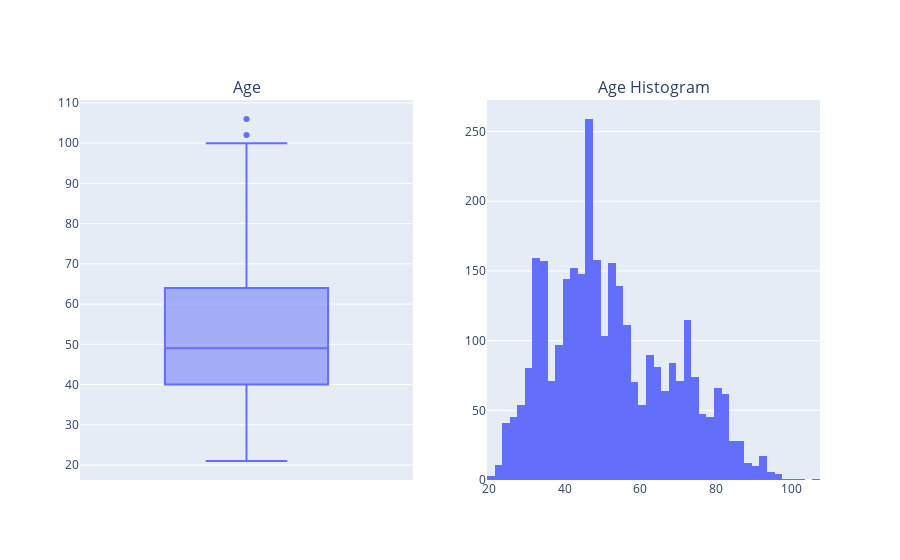

The code cell stored with this chart in its notebook:
### Code cell
current_date =  datetime.date(year_pick, 1, 1)
current_date_range_1 =  datetime.date(year_pick, 1, 1)
current_date_range_2 =  datetime.date(year_pick, 1, 2)
#select dead agents
#df_filter = df.loc[(df['start_action']<current_date_range_2) & (df['start_action']>=current_date_range_1) & (df['Agent_Status']=='Living')]
df_filter1 = df_2.loc[(df_2['Agent_Status']=='Living') & (df_2['start_action']<current_date_range_2)]

dead_agents = df_filter1.loc[(current_date_range_1>=df_filter1['death_date'])]
living_agents = df_filter1.loc[(current_date_range_2 < df_filter1['death_date']) & (current_date_range_1>=df_filter1['birth_date'])]
#statistics for lviing agents
agent_age = (current_date_range_1 - living_agents['birth_date']).dt.days
agent_age = agent_age.apply(lambda x: int(float(x)/365))
agent_age.name='Age'
fig = px.box(agent_age, y="Age",title="Age")
print('')
print('')
print('year: ', str(year_pick))

fig1 = px.histogram(agent_age, x="Age",title="Age Histogram")

print('Average Age of Household: ',int(agent_age.mean()))
print('Number of Households: ',int(agent_age.count()))
print("Number of Agents displaced: 0")
print("Number of Agents who died ",dead_agents['agentID'].count())
print("Life Expectancy Average",round(df['death_age'].mean(),1))
trace1 = fig['data'][0]
trace2 = fig1['data'][0]

fig = make_subplots(rows=1, cols=2, shared_xaxes=False,subplot_titles=['Age','Age Histogram'])
fig.add_trace(trace1, row=1, col=1)
fig.add_trace(trace2, row=1, col=2)

### Figure 1 — Plotly figure (JSON) as saved in the notebook; plotly's stock layout.template omitted (floating-point values rounded to 4 significant figures; data arrays with more than 128 entries replaced by an {"elided": "..."} marker saying what was removed)
{"data": [{"alignmentgroup": "True", "hovertemplate": "Age=%{y}<extra></extra>", "legendgroup": "", "marker": {"color": "#636efa"}, "name": "", "notched": false, "offsetgroup": "", "orientation": "v", "showlegend": false, "type": "box", "x0": " ", "xaxis": "x", "y": {"elided": "3120 int values"}, "y0": " ", "yaxis": "y"}, {"alignmentgroup": "True", "bingroup": "x", "hovertemplate": "Age=%{x}<br>count=%{y}<extra></extra>", "legendgroup": "", "marker": {"color": "#636efa"}, "name": "", "offsetgroup": "", "orientation": "v", "showlegend": false, "type": "histogram", "x": {"elided": "3120 int values"}, "xaxis": "x2", "yaxis": "y2"}], "layout": {"annotations": [{"font": {"size": 16}, "showarrow": false, "text": "Age", "x": 0.225, "xanchor": "center", "xref": "paper", "y": 1, "yanchor": "bottom", "yref": "paper"}, {"font": {"size": 16}, "showarrow": false, "text": "Age Histogram", "x": 0.775, "xanchor": "center", "xref": "paper", "y": 1, "yanchor": "bottom", "yref": "paper"}], "autosize": true, "xaxis": {"anchor": "y", "autorange": true, "domain": [0, 0.45], "range": [-0.5, 0.5], "type": "category"}, "xaxis2": {"anchor": "y2", "autorange": true, "domain": [0.55, 1], "range": [19.5, 107.5], "type": "linear"}, "yaxis": {"anchor": "x", "autorange": true, "domain": [0, 1], "range": [16.28, 110.7], "type": "linear"}, "yaxis2": {"anchor": "x2", "autorange": true, "domain": [0, 1], "range": [0, 272.6]}}}
